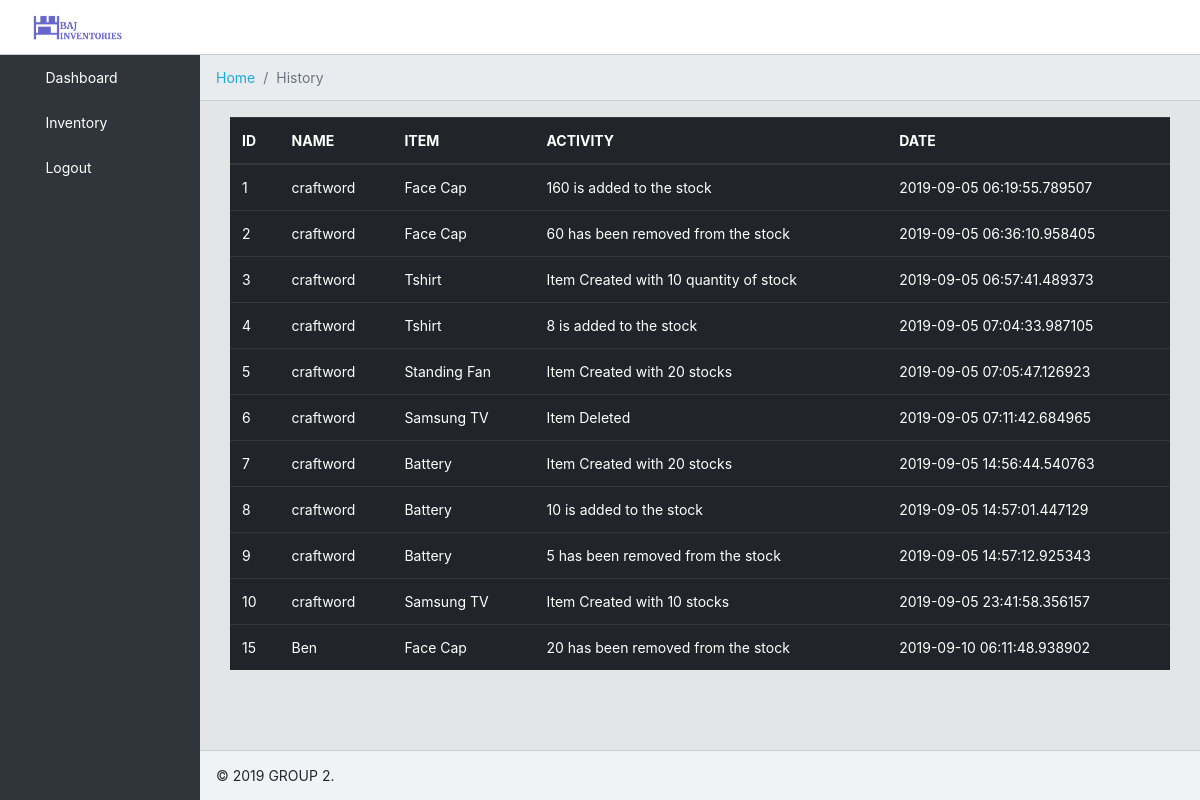
Screenshot of /history (signed in) with the database file from the repository.
### tables this page shows
CREATE TABLE "history" (
	"id"	INTEGER PRIMARY KEY AUTOINCREMENT UNIQUE,
	"item_name"	TEXT,
	"activity"	TEXT,
	"user_id"	INTEGER,
	"date"	TEXT
);

CREATE TABLE "users" (
	"id"	INTEGER NOT NULL PRIMARY KEY AUTOINCREMENT UNIQUE,
	"username"	TEXT NOT NULL UNIQUE,
	"hash"	TEXT NOT NULL,
	"role"	TEXT NOT NULL
);

### application.py (the view)
@app.route("/history")
@login_required
def history():
    if request.method == 'GET':
        print("hello")
        items = db.execute(
            "SELECT users.username, history.id, history.item_name, history.activity, history.date FROM users INNER JOIN history ON users.id = history.user_id")
        return render_template("history.html", items=items)

### application.py (called while the page is built)
@app.after_request
def after_request(response):
    response.headers["Cache-Control"] = "no-cache, no-store, must-revalidate"
    response.headers["Expires"] = 0
    response.headers["Pragma"] = "no-cache"
    return response

### helper.py (called while the page is built)
def login_required(f):
    @wraps(f)
    def decorated_function(*args, **kwargs):
        if session.get("user_id") is None:
            return redirect("/")
        return f(*args, **kwargs)
    return decorated_function

### templates/history.html
{% extends "layout.html" %}
{% block breadcrumb %}
<li class="breadcrumb-item">
    <a href="/">Home</a>
  </li>
  <li class="breadcrumb-item active">History</li>
{% endblock %}
{% block main %}
<table class="table table-hovered table-dark">
    <thead>
        <tr>
            <th scope="col">ID</th>
            <th scope="col">NAME</th>
            <th scope="col">ITEM</th>
            <th scope="col">ACTIVITY</th>
            <th scope="col">DATE</th>
        </tr>
    <tbody>
        {% for item in items %}
        <tr>
            <td>{{item.id}}</td>
            <td>{{item.username}}</td>
            <td>{{item.item_name}}</td>
            <td>{{item.activity}}</td>
            <td>{{item.date}}</td>
        </tr>
        {% endfor %}
    </tbody>
    </thead>
</table>
{% endblock %}

### static/style.css (style rules this page uses)
html { font-family: sans-serif; line-height: 1.15; -webkit-text-size-adjust: 100%; -webkit-tap-highlight-color: rgba(0, 0, 0, 0); }
body { margin: 0; font-family: -apple-system, BlinkMacSystemFont, "Segoe UI", Roboto, "Helvetica Neue", Arial, "Noto Sans", sans-serif, "Apple Color Emoji", "Segoe UI Emoji", "Segoe UI Symbol", "Noto Color Emoji"; font-size: 0.875rem; font-weight: 400; line-height: 1.5; color: #23282c; text-align: left; background-color: #e4e5e6; }
a { color: #20a8d8; text-decoration: none; background-color: transparent; }
table { border-collapse: collapse; }
th { text-align: inherit; }
.app, app-dashboard, app-root { display: -ms-flexbox; display: flex; -ms-flex-direction: column; flex-direction: column; min-height: 100vh; }

### rows the page displays
history: id "1", username "craftword", item_name "Face Cap", activity "160 is added to the stock", date "2019-09-05 06:19:55.789507"
history: id "2", username "craftword", item_name "Face Cap", activity "60 has been removed from the stock", date "2019-09-05 06:36:10.958405"
history: id "3", username "craftword", item_name "Tshirt", activity "Item Created with 10 quantity of stock", date "2019-09-05 06:57:41.489373"
history: id "4", username "craftword", item_name "Tshirt", activity "8 is added to the stock", date "2019-09-05 07:04:33.987105"
history: id "5", username "craftword", item_name "Standing Fan", activity "Item Created with 20 stocks", date "2019-09-05 07:05:47.126923"
history: id "6", username "craftword", item_name "Samsung TV", activity "Item Deleted", date "2019-09-05 07:11:42.684965"
history: id "7", username "craftword", item_name "Battery", activity "Item Created with 20 stocks", date "2019-09-05 14:56:44.540763"
history: id "8", username "craftword", item_name "Battery", activity "10 is added to the stock", date "2019-09-05 14:57:01.447129"
history: id "9", username "craftword", item_name "Battery", activity "5 has been removed from the stock", date "2019-09-05 14:57:12.925343"
history: id "10", username "craftword", item_name "Samsung TV", activity "Item Created with 10 stocks", date "2019-09-05 23:41:58.356157"
history: id "15", username "Ben", item_name "Face Cap", activity "20 has been removed from the stock", date "2019-09-10 06:11:48.938902"
